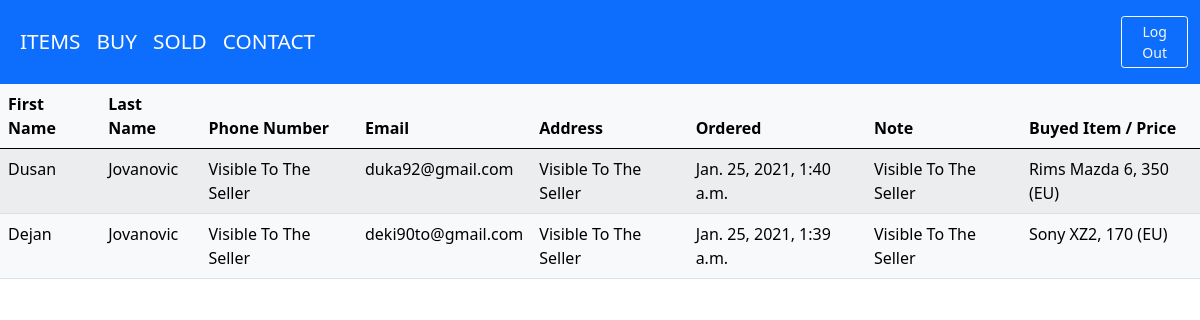
Before: /buyer/ (signed in) with the older database file.
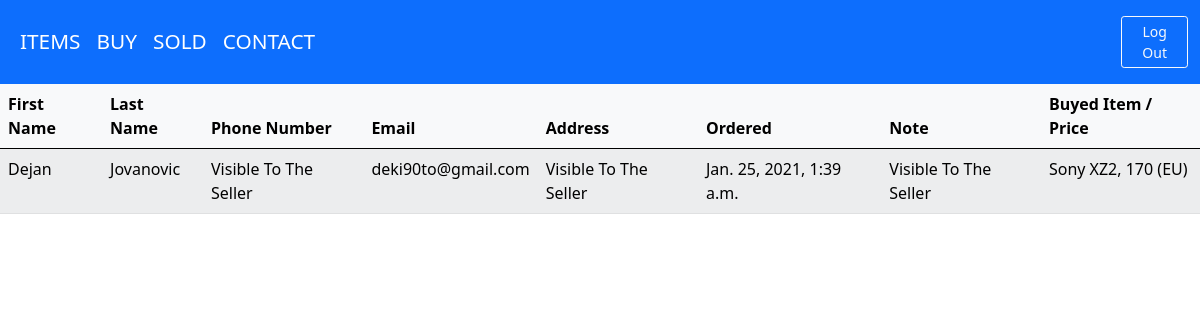
After: the same page with the newer database file.
### shop_app/models.py (models this page shows, shortened)
class Buyer(models.Model):
    buyed_item = models.ForeignKey('ProductName', on_delete=models.SET_NULL, null=True, blank=False, related_name='buyed_item')
    first_name = models.CharField(max_length=200)
    last_name = models.CharField(max_length=200)
    phone = models.CharField(max_length=20)
    email = models.EmailField()
    address = models.TextField(max_length=100)
    note = models.TextField(max_length=300, blank=True, null=True)
    date_buyed = models.DateTimeField(auto_now_add=True)
    class Meta:
        ordering = ['-date_buyed']

class ProductName(models.Model):
    id = models.UUIDField(primary_key=True, default=uuid.uuid4)
    product_name = models.CharField(max_length=200)
    product_description = models.TextField(max_length=500)
    date_posted = models.DateTimeField(auto_now_add=True)
    product_picture = ResizedImageField(size=[200,110], quality=100, upload_to='pictures', null=True, blank=True)
    product_brand = models.ForeignKey('Brand', on_delete=models.SET_NULL, null=True)
    product_price = models.IntegerField(default='0', null=True)
    buyer = models.ForeignKey('Buyer', on_delete=models.SET_NULL, null=True, blank=True, related_name='buyer')
    def __str__(self):
        return (f'{self.product_name}, {self.product_price}')

### shop_app/views.py (the view)
# urls.py: path('buyer/', views.BuyerListView.as_view(), name='buyer'),
class BuyerListView(generic.ListView):
    model = Buyer
    template_name = 'buyer_list.html'

### shop_app/templates/buyer_list.html
{% extends 'base.html' %}
{% block content %}
{% if user.is_authenticated %}
<table class="table table-light table-striped table-hover">
    <thead class="thead-dark">
        <tr>
            <th scope="col"> First Name </th>
            <th scope="col"> Last Name </th>
            <th scope="col"> Phone Number </th>
            <th scope="col"> Email </th>
            <th scope="col"> Address </th>
            <th scope="col"> Ordered </th>
            <th scope="col"> Note </th>
            <th scope="col"> Buyed Item / Price</th>
        </tr>
    </thead>
    <tbody>
    {% for page in buyer_list %}
        <tr>
            <td>{{ page.first_name }}</td>
            <td>{{ page.last_name }}</td>
            <td>Visible To The Seller</td>
            <td>{{ page.email }}</td>
            <td>Visible To The Seller</td>
            <td>{{ page.date_buyed }}</td>
            <td>Visible To The Seller</td>
            <td>{{ page.buyed_item }} (EU)</td>
        </tr>
    {% endfor %}
    </tbody>
</table>
{% endif %}
{% endblock %}

Changed rows visible on the page:
removed Buyer: first_name "Dusan", last_name "Jovanovic", email "duka92@gmail.com", date_buyed "Jan. 25, 2021, 1:40 a.m.", buyed_item "Rims Mazda 6, 350"
